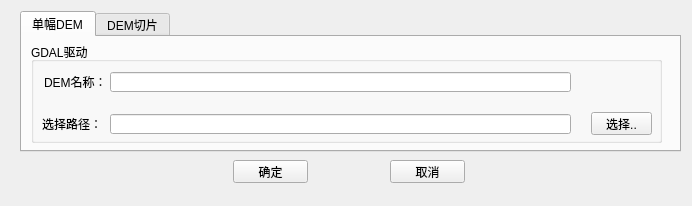
<?xml version="1.0" encoding="UTF-8"?>
<ui version="4.0">
 <class>addDemFrm</class>
 <widget class="QWidget" name="addDemFrm">
  <property name="geometry">
   <rect>
    <x>0</x>
    <y>0</y>
    <width>692</width>
    <height>206</height>
   </rect>
  </property>
  <property name="windowTitle">
   <string>添加高程</string>
  </property>
  <widget class="QPushButton" name="cancleBtn">
   <property name="geometry">
    <rect>
     <x>390</x>
     <y>160</y>
     <width>75</width>
     <height>23</height>
    </rect>
   </property>
   <property name="text">
    <string>取消</string>
   </property>
  </widget>
  <widget class="QPushButton" name="okBtn">
   <property name="geometry">
    <rect>
     <x>233</x>
     <y>160</y>
     <width>75</width>
     <height>23</height>
    </rect>
   </property>
   <property name="text">
    <string>确定</string>
   </property>
  </widget>
  <widget class="QTabWidget" name="tabWidget">
   <property name="geometry">
    <rect>
     <x>20</x>
     <y>11</y>
     <width>661</width>
     <height>141</height>
    </rect>
   </property>
   <property name="currentIndex">
    <number>0</number>
   </property>
   <widget class="QWidget" name="tab">
    <attribute name="title">
     <string>单幅DEM</string>
    </attribute>
    <widget class="QGroupBox" name="groupBox">
     <property name="geometry">
      <rect>
       <x>9</x>
       <y>5</y>
       <width>631</width>
       <height>101</height>
      </rect>
     </property>
     <property name="title">
      <string>GDAL驱动</string>
     </property>
     <widget class="QLabel" name="label_5">
      <property name="geometry">
       <rect>
        <x>13</x>
        <y>32</y>
        <width>61</width>
        <height>16</height>
       </rect>
      </property>
      <property name="text">
       <string>DEM名称：</string>
      </property>
     </widget>
     <widget class="QLabel" name="label_6">
      <property name="geometry">
       <rect>
        <x>11</x>
        <y>74</y>
        <width>61</width>
        <height>16</height>
       </rect>
      </property>
      <property name="text">
       <string>选择路径：</string>
      </property>
     </widget>
     <widget class="QLineEdit" name="demPathGdalBtn">
      <property name="geometry">
       <rect>
        <x>79</x>
        <y>72</y>
        <width>461</width>
        <height>20</height>
       </rect>
      </property>
      <property name="text">
       <string/>
      </property>
     </widget>
     <widget class="QLineEdit" name="demNameGdalBtn">
      <property name="geometry">
       <rect>
        <x>79</x>
        <y>30</y>
        <width>461</width>
        <height>20</height>
       </rect>
      </property>
      <property name="text">
       <string/>
      </property>
     </widget>
     <widget class="QPushButton" name="selectPathGdalBtn">
      <property name="geometry">
       <rect>
        <x>560</x>
        <y>70</y>
        <width>61</width>
        <height>23</height>
       </rect>
      </property>
      <property name="text">
       <string>选择..</string>
      </property>
     </widget>
    </widget>
   </widget>
   <widget class="QWidget" name="tab_2">
    <attribute name="title">
     <string>DEM切片</string>
    </attribute>
    <widget class="QGroupBox" name="groupBox_2">
     <property name="geometry">
      <rect>
       <x>9</x>
       <y>5</y>
       <width>631</width>
       <height>101</height>
      </rect>
     </property>
     <property name="title">
      <string>TMS驱动</string>
     </property>
     <widget class="QPushButton" name="selectPathTmsBtn">
      <property name="geometry">
       <rect>
        <x>563</x>
        <y>68</y>
        <width>51</width>
        <height>23</height>
       </rect>
      </property>
      <property name="text">
       <string>选择..</string>
      </property>
     </widget>
     <widget class="QLineEdit" name="demNameTmsBtn">
      <property name="geometry">
       <rect>
        <x>74</x>
        <y>24</y>
        <width>481</width>
        <height>20</height>
       </rect>
      </property>
      <property name="text">
       <string/>
      </property>
     </widget>
     <widget class="QLineEdit" name="demPathTmsBtn">
      <property name="geometry">
       <rect>
        <x>74</x>
        <y>68</y>
        <width>481</width>
        <height>20</height>
       </rect>
      </property>
      <property name="text">
       <string/>
      </property>
     </widget>
     <widget class="QLabel" name="label_4">
      <property name="geometry">
       <rect>
        <x>11</x>
        <y>26</y>
        <width>61</width>
        <height>16</height>
       </rect>
      </property>
      <property name="text">
       <string>配置文件：</string>
      </property>
     </widget>
     <widget class="QLabel" name="label_3">
      <property name="geometry">
       <rect>
        <x>9</x>
        <y>70</y>
        <width>61</width>
        <height>16</height>
       </rect>
      </property>
      <property name="text">
       <string>选择路径：</string>
      </property>
     </widget>
    </widget>
   </widget>
  </widget>
 </widget>
 <resources/>
 <connections/>
</ui>
